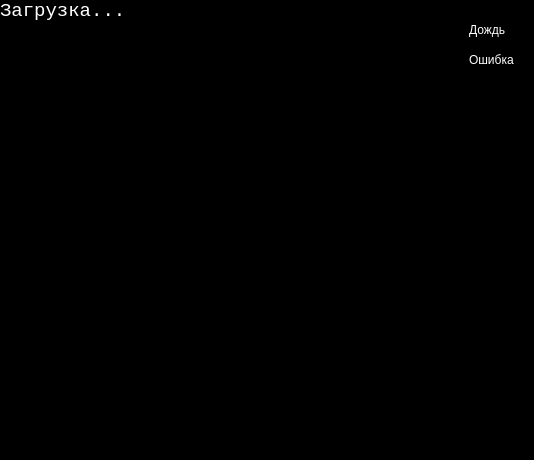
<?xml version="1.0" encoding="UTF-8"?>
<ui version="4.0">
 <class>WeatherWidget</class>
 <widget class="QWidget" name="WeatherWidget">
  <property name="geometry">
   <rect>
    <x>0</x>
    <y>0</y>
    <width>534</width>
    <height>460</height>
   </rect>
  </property>
  <property name="windowTitle">
   <string>Form</string>
  </property>
  <property name="styleSheet">
   <string notr="true">background-color: rgb(0, 0, 0);</string>
  </property>
  <widget class="QLabel" name="label">
   <property name="geometry">
    <rect>
     <x>0</x>
     <y>0</y>
     <width>440</width>
     <height>460</height>
    </rect>
   </property>
   <property name="font">
    <font>
     <family>Courier New</family>
     <pointsize>14</pointsize>
    </font>
   </property>
   <property name="styleSheet">
    <string notr="true">color: rgb(255, 255, 255);</string>
   </property>
   <property name="text">
    <string>Загрузка...</string>
   </property>
   <property name="textFormat">
    <enum>Qt::AutoText</enum>
   </property>
   <property name="alignment">
    <set>Qt::AlignLeading|Qt::AlignLeft|Qt::AlignTop</set>
   </property>
   <property name="wordWrap">
    <bool>false</bool>
   </property>
  </widget>
  <widget class="QCheckBox" name="checkBox_2">
   <property name="geometry">
    <rect>
     <x>450</x>
     <y>50</y>
     <width>72</width>
     <height>19</height>
    </rect>
   </property>
   <property name="palette">
    <palette>
     <active>
      <colorrole role="WindowText">
       <brush brushstyle="SolidPattern">
        <color alpha="255">
         <red>255</red>
         <green>255</green>
         <blue>255</blue>
        </color>
       </brush>
      </colorrole>
      <colorrole role="Button">
       <brush brushstyle="SolidPattern">
        <color alpha="255">
         <red>0</red>
         <green>0</green>
         <blue>0</blue>
        </color>
       </brush>
      </colorrole>
      <colorrole role="Base">
       <brush brushstyle="SolidPattern">
        <color alpha="255">
         <red>0</red>
         <green>0</green>
         <blue>0</blue>
        </color>
       </brush>
      </colorrole>
      <colorrole role="Window">
       <brush brushstyle="SolidPattern">
        <color alpha="255">
         <red>0</red>
         <green>0</green>
         <blue>0</blue>
        </color>
       </brush>
      </colorrole>
     </active>
     <inactive>
      <colorrole role="WindowText">
       <brush brushstyle="SolidPattern">
        <color alpha="255">
         <red>255</red>
         <green>255</green>
         <blue>255</blue>
        </color>
       </brush>
      </colorrole>
      <colorrole role="Button">
       <brush brushstyle="SolidPattern">
        <color alpha="255">
         <red>0</red>
         <green>0</green>
         <blue>0</blue>
        </color>
       </brush>
      </colorrole>
      <colorrole role="Base">
       <brush brushstyle="SolidPattern">
        <color alpha="255">
         <red>0</red>
         <green>0</green>
         <blue>0</blue>
        </color>
       </brush>
      </colorrole>
      <colorrole role="Window">
       <brush brushstyle="SolidPattern">
        <color alpha="255">
         <red>0</red>
         <green>0</green>
         <blue>0</blue>
        </color>
       </brush>
      </colorrole>
     </inactive>
     <disabled>
      <colorrole role="WindowText">
       <brush brushstyle="SolidPattern">
        <color alpha="96">
         <red>255</red>
         <green>255</green>
         <blue>255</blue>
        </color>
       </brush>
      </colorrole>
      <colorrole role="Button">
       <brush brushstyle="SolidPattern">
        <color alpha="255">
         <red>0</red>
         <green>0</green>
         <blue>0</blue>
        </color>
       </brush>
      </colorrole>
      <colorrole role="Base">
       <brush brushstyle="SolidPattern">
        <color alpha="255">
         <red>0</red>
         <green>0</green>
         <blue>0</blue>
        </color>
       </brush>
      </colorrole>
      <colorrole role="Window">
       <brush brushstyle="SolidPattern">
        <color alpha="255">
         <red>0</red>
         <green>0</green>
         <blue>0</blue>
        </color>
       </brush>
      </colorrole>
     </disabled>
    </palette>
   </property>
   <property name="text">
    <string>Ошибка</string>
   </property>
  </widget>
  <widget class="QCheckBox" name="checkBox">
   <property name="geometry">
    <rect>
     <x>450</x>
     <y>20</y>
     <width>72</width>
     <height>19</height>
    </rect>
   </property>
   <property name="palette">
    <palette>
     <active>
      <colorrole role="WindowText">
       <brush brushstyle="SolidPattern">
        <color alpha="255">
         <red>255</red>
         <green>255</green>
         <blue>255</blue>
        </color>
       </brush>
      </colorrole>
      <colorrole role="Button">
       <brush brushstyle="SolidPattern">
        <color alpha="255">
         <red>0</red>
         <green>0</green>
         <blue>0</blue>
        </color>
       </brush>
      </colorrole>
      <colorrole role="Base">
       <brush brushstyle="SolidPattern">
        <color alpha="255">
         <red>0</red>
         <green>0</green>
         <blue>0</blue>
        </color>
       </brush>
      </colorrole>
      <colorrole role="Window">
       <brush brushstyle="SolidPattern">
        <color alpha="255">
         <red>0</red>
         <green>0</green>
         <blue>0</blue>
        </color>
       </brush>
      </colorrole>
     </active>
     <inactive>
      <colorrole role="WindowText">
       <brush brushstyle="SolidPattern">
        <color alpha="255">
         <red>255</red>
         <green>255</green>
         <blue>255</blue>
        </color>
       </brush>
      </colorrole>
      <colorrole role="Button">
       <brush brushstyle="SolidPattern">
        <color alpha="255">
         <red>0</red>
         <green>0</green>
         <blue>0</blue>
        </color>
       </brush>
      </colorrole>
      <colorrole role="Base">
       <brush brushstyle="SolidPattern">
        <color alpha="255">
         <red>0</red>
         <green>0</green>
         <blue>0</blue>
        </color>
       </brush>
      </colorrole>
      <colorrole role="Window">
       <brush brushstyle="SolidPattern">
        <color alpha="255">
         <red>0</red>
         <green>0</green>
         <blue>0</blue>
        </color>
       </brush>
      </colorrole>
     </inactive>
     <disabled>
      <colorrole role="WindowText">
       <brush brushstyle="SolidPattern">
        <color alpha="96">
         <red>255</red>
         <green>255</green>
         <blue>255</blue>
        </color>
       </brush>
      </colorrole>
      <colorrole role="Button">
       <brush brushstyle="SolidPattern">
        <color alpha="255">
         <red>0</red>
         <green>0</green>
         <blue>0</blue>
        </color>
       </brush>
      </colorrole>
      <colorrole role="Base">
       <brush brushstyle="SolidPattern">
        <color alpha="255">
         <red>0</red>
         <green>0</green>
         <blue>0</blue>
        </color>
       </brush>
      </colorrole>
      <colorrole role="Window">
       <brush brushstyle="SolidPattern">
        <color alpha="255">
         <red>0</red>
         <green>0</green>
         <blue>0</blue>
        </color>
       </brush>
      </colorrole>
     </disabled>
    </palette>
   </property>
   <property name="autoFillBackground">
    <bool>false</bool>
   </property>
   <property name="text">
    <string>Дождь</string>
   </property>
  </widget>
 </widget>
 <resources/>
 <connections/>
</ui>
